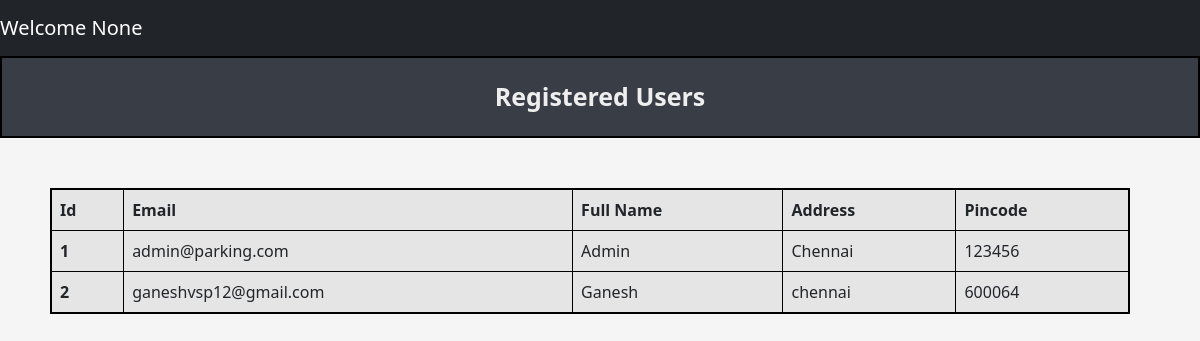
Before: /admin/users with the older database file.
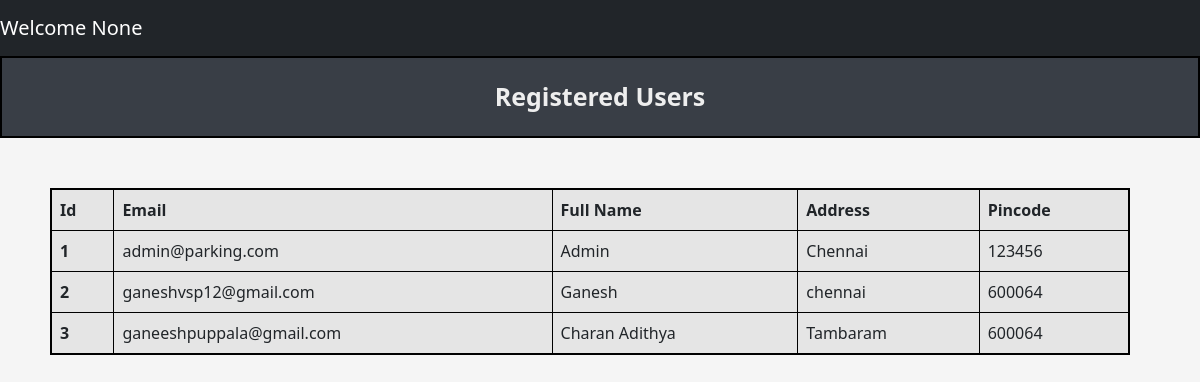
After: the same page with the newer database file.
### tables this page shows
CREATE TABLE Users (
            user_id INTEGER PRIMARY KEY AUTOINCREMENT,
            email Text NOT NULL UNIQUE,
            password Text NOT NULL,
            name Text NOT NULL,
            address Text NOT NULL,
            pincode Text NOT NULL,
            role Text DEFAULT 'user'
        );

### controllers/admin_controller.py (the view)
@admin.route('/admin/users', methods = ['GET','POST'])
def viewUsers():
    users_data = getUsersData()
    return render_template("admin/userslist.html",users_data = users_data)

### models/parking_lot.py (called while the page is built)
def getUsersData():
    connection = sqlite3.connect(DATABASE_PARKING)
    cur = connection.cursor()
    cur.execute('''
                    SELECT * FROM USERS
                ''')
    users_data = cur.fetchall()
    connection.commit()
    connection.close()
    return users_data

### templates/admin/userslist.html (shortened to what this page needs)
{% extends "navbar.html" %}
{% block content %}
    <div class="title"> Registered Users </div>
        <table class="table table-striped table-active table-responsive table-css table-bordered ">
            <thead>
                <tr>
                <th scope="col">Id</th>
                <th scope="col">Email</th>
                <th scope="col">Full Name</th>
                <th scope="col">Address</th>
                <th scope="col">Pincode</th>
                </tr>
            </thead>
            <tbody>
                {% for user in users_data %}
                    <tr>
                        <th scope="row">{{ user[0] }}</th>
                        <td>{{ user[1] }}</td>
                        <td>{{ user[3] }}</td>
                        <td>{{ user[4] }}</td>
                        <td>{{ user[5] }}</td>
                    </tr>
                {% endfor %}
            </tbody>
        </table>
{% endblock %}

Changed rows visible on the page:
added Users: user_id "3", email "ganeeshpuppala@gmail.com", name "Charan Adithya", address "Tambaram", pincode "600064"
